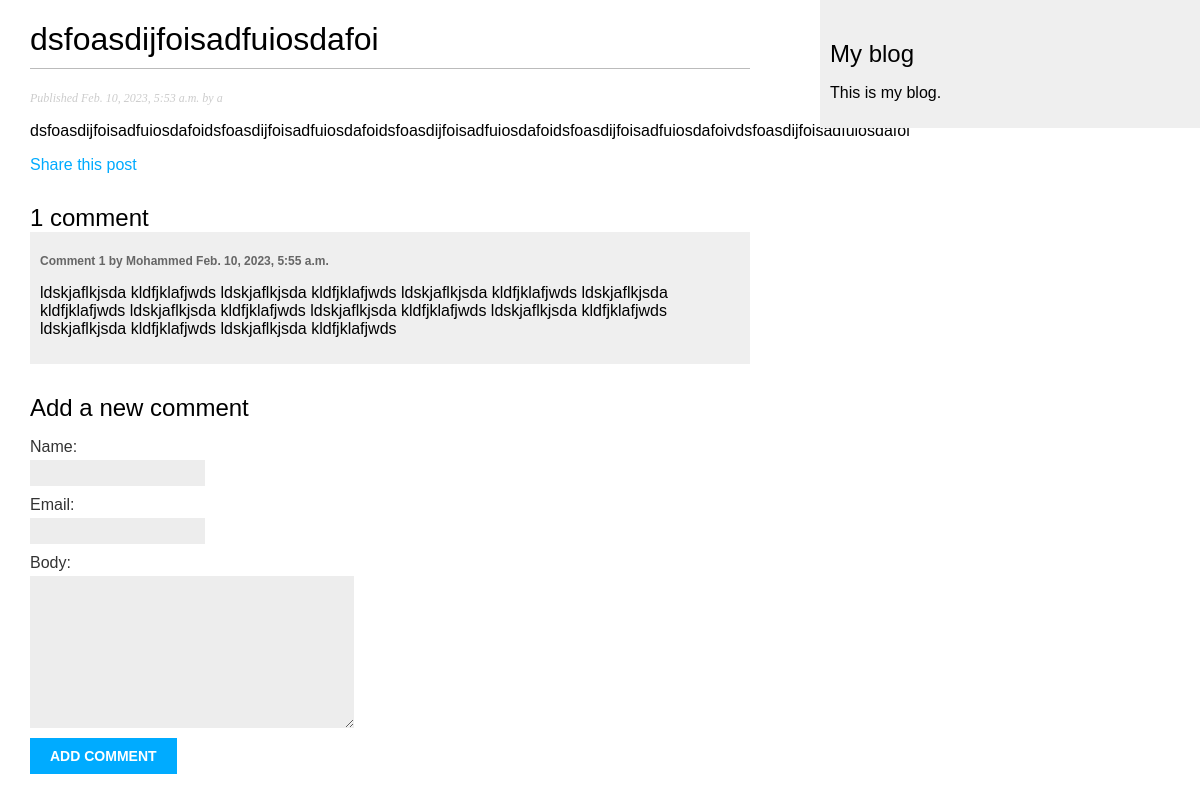
/blog/2023/2/10/dsfoasdijfoisadfuiosdafoi/, run on the app's committed database.
### blog/models.py (models this page shows, shortened)
class Post(models.Model):
    class Status(models.TextChoices):
        DRAFT = 'DF', 'Draft'
        PUBLISHED = 'PB', 'Published'
    title = models.CharField(max_length=250)
    slug = models.SlugField(max_length=250, unique_for_date='publish')
    body = models.TextField()
    author = models.ForeignKey(User, on_delete=models.CASCADE, related_name='blog_posts')
    publish = models.DateTimeField(default=timezone.now)
    created = models.DateTimeField(auto_now_add=True)
    updated = models.DateTimeField(auto_now=True)
    status = models.CharField(max_length=2,
                              choices=Status.choices,
                              default=Status.DRAFT)
    objects = models.Manager()  # the default manager
    published = PublishManager()  # the customer manager
    class Meta:
        ordering = ['-publish']
        indexes = [
            models.Index(fields=['-publish'])
        ]

class Comment(models.Model):
    post = models.ForeignKey(Post, on_delete=models.CASCADE, related_name='comments')
    name = models.CharField(max_length=80)
    email = models.EmailField()
    body = models.TextField()
    created = models.DateTimeField(auto_now_add=True)
    updated = models.DateTimeField(auto_now=True)
    active = models.BooleanField(default=True)
    class Meta:
        ordering = ['created']
        indexes = [
            models.Index(fields=['created'])
        ]

### blog/views.py (the view)
# urls.py: path('<int:year>/<int:month>/<int:day>/<slug:post>/', views.post_detail, name='post_detail'),
def post_detail(request, year, month, day, post):
    post = get_object_or_404(Post,
                            slug=post,
                            publish__year=year,
                            publish__month=month,
                            publish__day = day,
                            status=Post.Status.PUBLISHED)
    comments = post.comments.filter(active=True) # we can use comments, because we defined the related_name in Comments's Model
    form = CommentForm()
    return render(request,
     'blog/post/detail.html',
      {'post': post,
       'comments': comments,
       'form': form
       }
    )

### blog/forms.py
class CommentForm(forms.ModelForm):
    class Meta:
        model = Comment
        fields = ['name', 'email', 'body']

### blog/templates/blog/post/detail.html (shortened to what this page needs)
{% extends "blog/base.html" %}
{% block content %}
  <h1>{{post.title}}</h1>
  <p class="date">
      Published {{post.publish}} by {{post.author}}
  </p>
  {{post.body|linebreaks}}
  <p>
      <a href="{% url "blog:post_share" post.id %}">
        Share this post
      </a>
  </p>
  {% with comments.count as total_comments %}
    <h2>
      {{total_comments}} comment {{total_comments | pluralize}}
    </h2>
  {% endwith %}
  {% for comment in comments %}
    <div class="comment">
      <p class="info">
        Comment {{ forloop.counter }} by {{ comment.name }}
        {{ comment.created }}
      </p>
      {{ comment.body|linebreaks }}
    </div>
  {% empty %}
    <p>There are no comments.</p>
  {% endfor %}
  {% include "blog/post/includes/comment_form.html" %}
{% endblock %}

### blog/static/css/blog.css (style rules this page uses)
body { margin:0; padding:0; font-family:helvetica, sans-serif; }
a { color:#00abff; text-decoration:none; }
h1 { font-weight:normal; border-bottom:1px solid #bbb; padding:0 0 10px 0; }
h2 { font-weight:normal; margin:30px 0 0; }
p.date { color:#ccc; font-family: georgia, serif; font-size: 12px; font-style: italic; }
label { float:left; clear:both; color:#333; margin-bottom:4px; }
input, textarea { clear:both; float:left; margin:0 0 10px; background:#ededed; border:0; padding:6px 10px; font-size:12px; }
.comment { padding:10px; }
.comment:nth-child(even) { background:#efefef; }
.comment .info { font-weight:bold; font-size:12px; color:#666; }

### data on the page
Post: title "dsfoasdijfoisadfuiosdafoi", publish "Feb. 10, 2023, 5:53 a.m.", author "a", body "dsfoasdijfoisadfuiosdafoidsfoasdijfoisadfuiosdafoidsfoasdijfoisadfuiosdafoidsfoasdijfoisadfuiosdafoivdsfoasdijfoisadfuiosdafoi"
Comment: name "Mohammed", created "Feb. 10, 2023, 5:55 a.m.", body "ldskjaflkjsda kldfjklafjwds ldskjaflkjsda kldfjklafjwds ldskjaflkjsda kldfjklafjwds ldskjaflkjsda kldfjklafjwds ldskjaflkjsda kldfjklafjwds ldskjaflkjsda kldfjklafjwds ldskjaflkjsda kldfjklafjwds ldskjaflkjsda kldfjklafjwds ldskjaflkjsda kldfjklafjwds"

### other printed values
{{ total_comments }} "1"
